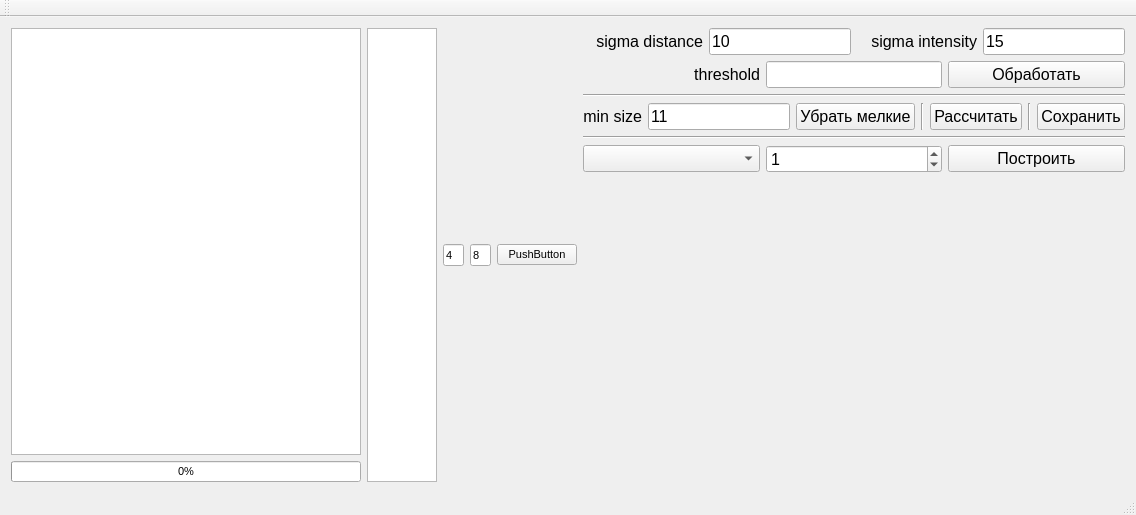
<?xml version="1.0" encoding="UTF-8"?>
<ui version="4.0">
 <class>MainWindow</class>
 <widget class="QMainWindow" name="MainWindow">
  <property name="geometry">
   <rect>
    <x>0</x>
    <y>0</y>
    <width>1126</width>
    <height>515</height>
   </rect>
  </property>
  <property name="font">
   <font>
    <pointsize>8</pointsize>
   </font>
  </property>
  <property name="windowTitle">
   <string>Pigment_Line_Analyzer</string>
  </property>
  <property name="autoFillBackground">
   <bool>false</bool>
  </property>
  <property name="tabShape">
   <enum>QTabWidget::Rounded</enum>
  </property>
  <widget class="QWidget" name="centralWidget">
   <layout class="QHBoxLayout" name="horizontalLayout_2">
    <item>
     <layout class="QVBoxLayout" name="verticalLayout_2">
      <item>
       <widget class="Viewer" name="graphicsView">
        <property name="sizePolicy">
         <sizepolicy hsizetype="Expanding" vsizetype="Expanding">
          <horstretch>0</horstretch>
          <verstretch>0</verstretch>
         </sizepolicy>
        </property>
        <property name="minimumSize">
         <size>
          <width>350</width>
          <height>0</height>
         </size>
        </property>
        <property name="dragMode">
         <enum>QGraphicsView::ScrollHandDrag</enum>
        </property>
        <property name="transformationAnchor">
         <enum>QGraphicsView::AnchorUnderMouse</enum>
        </property>
        <property name="resizeAnchor">
         <enum>QGraphicsView::AnchorUnderMouse</enum>
        </property>
       </widget>
      </item>
      <item>
       <widget class="QProgressBar" name="progressBar">
        <property name="value">
         <number>0</number>
        </property>
       </widget>
      </item>
     </layout>
    </item>
    <item>
     <widget class="QTextEdit" name="textEdit"/>
    </item>
    <item>
     <widget class="QLineEdit" name="lineEdit">
      <property name="text">
       <string>4</string>
      </property>
     </widget>
    </item>
    <item>
     <widget class="QLineEdit" name="lineEdit_2">
      <property name="text">
       <string>8</string>
      </property>
     </widget>
    </item>
    <item>
     <widget class="QPushButton" name="pushButton_6">
      <property name="text">
       <string>PushButton</string>
      </property>
     </widget>
    </item>
    <item>
     <layout class="QVBoxLayout" name="verticalLayout">
      <item>
       <layout class="QHBoxLayout" name="horizontalLayout">
        <item>
         <widget class="QLabel" name="label_2">
          <property name="sizePolicy">
           <sizepolicy hsizetype="Minimum" vsizetype="Fixed">
            <horstretch>0</horstretch>
            <verstretch>0</verstretch>
           </sizepolicy>
          </property>
          <property name="font">
           <font>
            <pointsize>12</pointsize>
           </font>
          </property>
          <property name="layoutDirection">
           <enum>Qt::LeftToRight</enum>
          </property>
          <property name="text">
           <string>sigma distance</string>
          </property>
          <property name="alignment">
           <set>Qt::AlignRight|Qt::AlignTrailing|Qt::AlignVCenter</set>
          </property>
         </widget>
        </item>
        <item>
         <widget class="QLineEdit" name="sigmaD">
          <property name="sizePolicy">
           <sizepolicy hsizetype="Minimum" vsizetype="Fixed">
            <horstretch>0</horstretch>
            <verstretch>0</verstretch>
           </sizepolicy>
          </property>
          <property name="font">
           <font>
            <pointsize>12</pointsize>
           </font>
          </property>
          <property name="text">
           <string>10</string>
          </property>
         </widget>
        </item>
        <item>
         <widget class="QLabel" name="label">
          <property name="sizePolicy">
           <sizepolicy hsizetype="Minimum" vsizetype="Fixed">
            <horstretch>0</horstretch>
            <verstretch>0</verstretch>
           </sizepolicy>
          </property>
          <property name="font">
           <font>
            <pointsize>12</pointsize>
           </font>
          </property>
          <property name="text">
           <string>sigma intensity</string>
          </property>
          <property name="alignment">
           <set>Qt::AlignRight|Qt::AlignTrailing|Qt::AlignVCenter</set>
          </property>
         </widget>
        </item>
        <item>
         <widget class="QLineEdit" name="sigmaI">
          <property name="sizePolicy">
           <sizepolicy hsizetype="Minimum" vsizetype="Fixed">
            <horstretch>0</horstretch>
            <verstretch>0</verstretch>
           </sizepolicy>
          </property>
          <property name="font">
           <font>
            <pointsize>12</pointsize>
           </font>
          </property>
          <property name="text">
           <string>15</string>
          </property>
         </widget>
        </item>
       </layout>
      </item>
      <item>
       <layout class="QHBoxLayout" name="horizontalLayout_3">
        <item>
         <widget class="QLabel" name="label_3">
          <property name="sizePolicy">
           <sizepolicy hsizetype="Minimum" vsizetype="Fixed">
            <horstretch>0</horstretch>
            <verstretch>0</verstretch>
           </sizepolicy>
          </property>
          <property name="font">
           <font>
            <pointsize>12</pointsize>
           </font>
          </property>
          <property name="text">
           <string>threshold</string>
          </property>
          <property name="alignment">
           <set>Qt::AlignRight|Qt::AlignTrailing|Qt::AlignVCenter</set>
          </property>
         </widget>
        </item>
        <item>
         <widget class="QLineEdit" name="threshold">
          <property name="sizePolicy">
           <sizepolicy hsizetype="Minimum" vsizetype="Fixed">
            <horstretch>0</horstretch>
            <verstretch>0</verstretch>
           </sizepolicy>
          </property>
          <property name="font">
           <font>
            <pointsize>12</pointsize>
           </font>
          </property>
         </widget>
        </item>
        <item>
         <widget class="QPushButton" name="pushButton">
          <property name="font">
           <font>
            <pointsize>12</pointsize>
           </font>
          </property>
          <property name="text">
           <string>Обработать</string>
          </property>
         </widget>
        </item>
       </layout>
      </item>
      <item>
       <widget class="Line" name="line">
        <property name="orientation">
         <enum>Qt::Horizontal</enum>
        </property>
       </widget>
      </item>
      <item>
       <layout class="QHBoxLayout" name="horizontalLayout_4">
        <item>
         <widget class="QLabel" name="label_4">
          <property name="sizePolicy">
           <sizepolicy hsizetype="Minimum" vsizetype="Fixed">
            <horstretch>0</horstretch>
            <verstretch>0</verstretch>
           </sizepolicy>
          </property>
          <property name="font">
           <font>
            <pointsize>12</pointsize>
           </font>
          </property>
          <property name="text">
           <string>min size</string>
          </property>
          <property name="alignment">
           <set>Qt::AlignRight|Qt::AlignTrailing|Qt::AlignVCenter</set>
          </property>
         </widget>
        </item>
        <item>
         <widget class="QLineEdit" name="minSize">
          <property name="sizePolicy">
           <sizepolicy hsizetype="Minimum" vsizetype="Fixed">
            <horstretch>0</horstretch>
            <verstretch>0</verstretch>
           </sizepolicy>
          </property>
          <property name="font">
           <font>
            <pointsize>12</pointsize>
           </font>
          </property>
          <property name="text">
           <string>11</string>
          </property>
         </widget>
        </item>
        <item>
         <widget class="QPushButton" name="pushButton_5">
          <property name="font">
           <font>
            <pointsize>12</pointsize>
           </font>
          </property>
          <property name="text">
           <string>Убрать мелкие</string>
          </property>
         </widget>
        </item>
        <item>
         <widget class="Line" name="line_4">
          <property name="orientation">
           <enum>Qt::Vertical</enum>
          </property>
         </widget>
        </item>
        <item>
         <widget class="QPushButton" name="pushButton_3">
          <property name="font">
           <font>
            <pointsize>12</pointsize>
           </font>
          </property>
          <property name="text">
           <string>Рассчитать</string>
          </property>
         </widget>
        </item>
        <item>
         <widget class="Line" name="line_3">
          <property name="orientation">
           <enum>Qt::Vertical</enum>
          </property>
         </widget>
        </item>
        <item>
         <widget class="QPushButton" name="pushButton_4">
          <property name="font">
           <font>
            <pointsize>12</pointsize>
           </font>
          </property>
          <property name="text">
           <string>Сохранить</string>
          </property>
         </widget>
        </item>
       </layout>
      </item>
      <item>
       <widget class="Line" name="line_2">
        <property name="orientation">
         <enum>Qt::Horizontal</enum>
        </property>
       </widget>
      </item>
      <item>
       <layout class="QHBoxLayout" name="horizontalLayout_5">
        <item>
         <widget class="QComboBox" name="comboBox">
          <property name="sizePolicy">
           <sizepolicy hsizetype="Minimum" vsizetype="Fixed">
            <horstretch>0</horstretch>
            <verstretch>0</verstretch>
           </sizepolicy>
          </property>
          <property name="font">
           <font>
            <pointsize>12</pointsize>
           </font>
          </property>
         </widget>
        </item>
        <item>
         <widget class="QSpinBox" name="spinBox">
          <property name="font">
           <font>
            <pointsize>12</pointsize>
           </font>
          </property>
          <property name="minimum">
           <number>0</number>
          </property>
          <property name="maximum">
           <number>10</number>
          </property>
          <property name="value">
           <number>1</number>
          </property>
         </widget>
        </item>
        <item>
         <widget class="QPushButton" name="pushButton_2">
          <property name="font">
           <font>
            <pointsize>12</pointsize>
           </font>
          </property>
          <property name="text">
           <string>Построить</string>
          </property>
         </widget>
        </item>
       </layout>
      </item>
      <item>
       <widget class="QCustomPlot" name="widget" native="true">
        <property name="sizePolicy">
         <sizepolicy hsizetype="Minimum" vsizetype="Minimum">
          <horstretch>0</horstretch>
          <verstretch>0</verstretch>
         </sizepolicy>
        </property>
        <property name="minimumSize">
         <size>
          <width>400</width>
          <height>0</height>
         </size>
        </property>
       </widget>
      </item>
     </layout>
    </item>
   </layout>
  </widget>
  <widget class="QMenuBar" name="menuBar">
   <property name="geometry">
    <rect>
     <x>0</x>
     <y>0</y>
     <width>1126</width>
     <height>21</height>
    </rect>
   </property>
  </widget>
  <widget class="QToolBar" name="mainToolBar">
   <attribute name="toolBarArea">
    <enum>TopToolBarArea</enum>
   </attribute>
   <attribute name="toolBarBreak">
    <bool>false</bool>
   </attribute>
  </widget>
  <widget class="QStatusBar" name="statusBar"/>
 </widget>
 <layoutdefault spacing="6" margin="11"/>
 <customwidgets>
  <customwidget>
   <class>Viewer</class>
   <extends>QGraphicsView</extends>
   <header>viewer.h</header>
  </customwidget>
  <customwidget>
   <class>QCustomPlot</class>
   <extends>QWidget</extends>
   <header>qcustomplot.h</header>
   <container>1</container>
  </customwidget>
 </customwidgets>
 <resources/>
 <connections/>
</ui>
